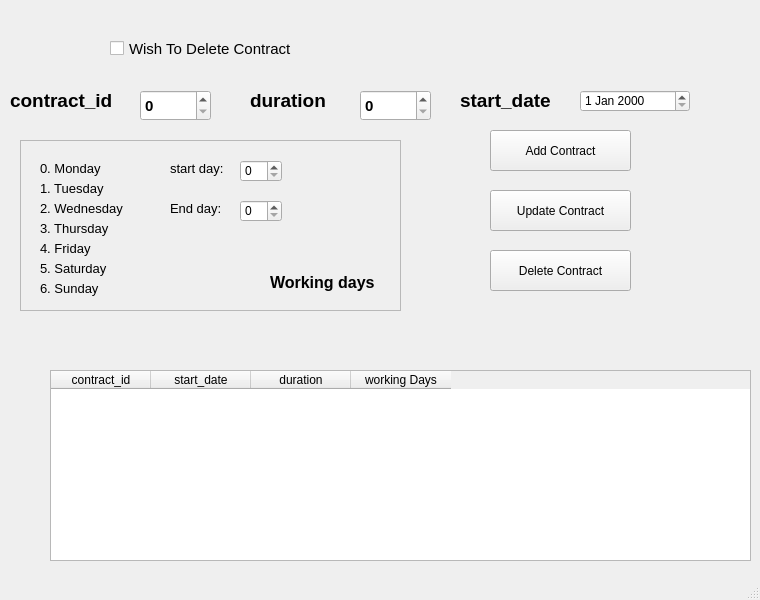
<?xml version="1.0" encoding="UTF-8"?>
<ui version="4.0">
 <class>MainWindow</class>
 <widget class="QMainWindow" name="MainWindow">
  <property name="geometry">
   <rect>
    <x>0</x>
    <y>0</y>
    <width>760</width>
    <height>600</height>
   </rect>
  </property>
  <property name="windowTitle">
   <string>MainWindow</string>
  </property>
  <widget class="QWidget" name="centralwidget">
   <widget class="QWidget" name="widget" native="true">
    <property name="geometry">
     <rect>
      <x>0</x>
      <y>130</y>
      <width>421</width>
      <height>191</height>
     </rect>
    </property>
    <widget class="QFrame" name="frame">
     <property name="geometry">
      <rect>
       <x>20</x>
       <y>10</y>
       <width>381</width>
       <height>171</height>
      </rect>
     </property>
     <property name="frameShape">
      <enum>QFrame::StyledPanel</enum>
     </property>
     <property name="frameShadow">
      <enum>QFrame::Raised</enum>
     </property>
     <widget class="QLabel" name="label_4">
      <property name="geometry">
       <rect>
        <x>20</x>
        <y>20</y>
        <width>71</width>
        <height>16</height>
       </rect>
      </property>
      <property name="font">
       <font>
        <pointsize>10</pointsize>
       </font>
      </property>
      <property name="text">
       <string>0. Monday</string>
      </property>
     </widget>
     <widget class="QLabel" name="label_5">
      <property name="geometry">
       <rect>
        <x>20</x>
        <y>40</y>
        <width>71</width>
        <height>16</height>
       </rect>
      </property>
      <property name="font">
       <font>
        <pointsize>10</pointsize>
       </font>
      </property>
      <property name="text">
       <string>1. Tuesday</string>
      </property>
     </widget>
     <widget class="QLabel" name="label_6">
      <property name="geometry">
       <rect>
        <x>20</x>
        <y>60</y>
        <width>91</width>
        <height>16</height>
       </rect>
      </property>
      <property name="font">
       <font>
        <pointsize>10</pointsize>
       </font>
      </property>
      <property name="text">
       <string>2. Wednesday</string>
      </property>
     </widget>
     <widget class="QLabel" name="label_7">
      <property name="geometry">
       <rect>
        <x>20</x>
        <y>80</y>
        <width>71</width>
        <height>16</height>
       </rect>
      </property>
      <property name="font">
       <font>
        <pointsize>10</pointsize>
       </font>
      </property>
      <property name="text">
       <string>3. Thursday</string>
      </property>
     </widget>
     <widget class="QLabel" name="label_8">
      <property name="geometry">
       <rect>
        <x>20</x>
        <y>100</y>
        <width>71</width>
        <height>16</height>
       </rect>
      </property>
      <property name="font">
       <font>
        <pointsize>10</pointsize>
       </font>
      </property>
      <property name="text">
       <string>4. Friday</string>
      </property>
     </widget>
     <widget class="QLabel" name="label_9">
      <property name="geometry">
       <rect>
        <x>20</x>
        <y>120</y>
        <width>71</width>
        <height>16</height>
       </rect>
      </property>
      <property name="font">
       <font>
        <pointsize>10</pointsize>
       </font>
      </property>
      <property name="text">
       <string>5. Saturday</string>
      </property>
     </widget>
     <widget class="QLabel" name="label_10">
      <property name="geometry">
       <rect>
        <x>20</x>
        <y>140</y>
        <width>71</width>
        <height>16</height>
       </rect>
      </property>
      <property name="font">
       <font>
        <pointsize>10</pointsize>
       </font>
      </property>
      <property name="text">
       <string>6. Sunday</string>
      </property>
     </widget>
     <widget class="QSpinBox" name="startDay">
      <property name="geometry">
       <rect>
        <x>220</x>
        <y>20</y>
        <width>42</width>
        <height>22</height>
       </rect>
      </property>
      <property name="font">
       <font>
        <pointsize>9</pointsize>
       </font>
      </property>
     </widget>
     <widget class="QSpinBox" name="endDay">
      <property name="geometry">
       <rect>
        <x>220</x>
        <y>60</y>
        <width>42</width>
        <height>22</height>
       </rect>
      </property>
      <property name="font">
       <font>
        <pointsize>9</pointsize>
       </font>
      </property>
     </widget>
     <widget class="QLabel" name="label_11">
      <property name="geometry">
       <rect>
        <x>150</x>
        <y>20</y>
        <width>61</width>
        <height>16</height>
       </rect>
      </property>
      <property name="font">
       <font>
        <pointsize>10</pointsize>
       </font>
      </property>
      <property name="text">
       <string>start day:</string>
      </property>
     </widget>
     <widget class="QLabel" name="label_12">
      <property name="geometry">
       <rect>
        <x>150</x>
        <y>60</y>
        <width>61</width>
        <height>16</height>
       </rect>
      </property>
      <property name="font">
       <font>
        <pointsize>10</pointsize>
       </font>
      </property>
      <property name="text">
       <string>End day:</string>
      </property>
     </widget>
     <widget class="QLabel" name="label_13">
      <property name="geometry">
       <rect>
        <x>250</x>
        <y>132</y>
        <width>111</width>
        <height>21</height>
       </rect>
      </property>
      <property name="font">
       <font>
        <pointsize>12</pointsize>
        <weight>75</weight>
        <bold>true</bold>
       </font>
      </property>
      <property name="text">
       <string>Working days</string>
      </property>
     </widget>
    </widget>
   </widget>
   <widget class="QSpinBox" name="contract_id">
    <property name="geometry">
     <rect>
      <x>140</x>
      <y>90</y>
      <width>71</width>
      <height>31</height>
     </rect>
    </property>
    <property name="font">
     <font>
      <pointsize>11</pointsize>
      <weight>75</weight>
      <bold>true</bold>
     </font>
    </property>
   </widget>
   <widget class="QLabel" name="label_3">
    <property name="geometry">
     <rect>
      <x>10</x>
      <y>90</y>
      <width>131</width>
      <height>21</height>
     </rect>
    </property>
    <property name="font">
     <font>
      <pointsize>14</pointsize>
      <weight>75</weight>
      <bold>true</bold>
     </font>
    </property>
    <property name="text">
     <string>contract_id</string>
    </property>
   </widget>
   <widget class="QSpinBox" name="duration">
    <property name="geometry">
     <rect>
      <x>360</x>
      <y>90</y>
      <width>71</width>
      <height>31</height>
     </rect>
    </property>
    <property name="font">
     <font>
      <pointsize>11</pointsize>
      <weight>75</weight>
      <bold>true</bold>
     </font>
    </property>
   </widget>
   <widget class="QLabel" name="label_14">
    <property name="geometry">
     <rect>
      <x>250</x>
      <y>90</y>
      <width>91</width>
      <height>21</height>
     </rect>
    </property>
    <property name="font">
     <font>
      <pointsize>14</pointsize>
      <weight>75</weight>
      <bold>true</bold>
     </font>
    </property>
    <property name="text">
     <string>duration</string>
    </property>
   </widget>
   <widget class="QDateEdit" name="start_date">
    <property name="geometry">
     <rect>
      <x>580</x>
      <y>90</y>
      <width>110</width>
      <height>22</height>
     </rect>
    </property>
   </widget>
   <widget class="QLabel" name="label_15">
    <property name="geometry">
     <rect>
      <x>460</x>
      <y>90</y>
      <width>111</width>
      <height>21</height>
     </rect>
    </property>
    <property name="font">
     <font>
      <pointsize>14</pointsize>
      <weight>75</weight>
      <bold>true</bold>
     </font>
    </property>
    <property name="text">
     <string>start_date</string>
    </property>
   </widget>
   <widget class="QPushButton" name="Add_contract">
    <property name="geometry">
     <rect>
      <x>490</x>
      <y>130</y>
      <width>141</width>
      <height>41</height>
     </rect>
    </property>
    <property name="text">
     <string>Add Contract</string>
    </property>
   </widget>
   <widget class="QPushButton" name="update_contract">
    <property name="geometry">
     <rect>
      <x>490</x>
      <y>190</y>
      <width>141</width>
      <height>41</height>
     </rect>
    </property>
    <property name="text">
     <string>Update Contract</string>
    </property>
   </widget>
   <widget class="QPushButton" name="delete_contract">
    <property name="geometry">
     <rect>
      <x>490</x>
      <y>250</y>
      <width>141</width>
      <height>41</height>
     </rect>
    </property>
    <property name="text">
     <string>Delete Contract</string>
    </property>
   </widget>
   <widget class="QCheckBox" name="checkBoxdel">
    <property name="geometry">
     <rect>
      <x>110</x>
      <y>40</y>
      <width>191</width>
      <height>17</height>
     </rect>
    </property>
    <property name="font">
     <font>
      <pointsize>11</pointsize>
     </font>
    </property>
    <property name="text">
     <string>Wish To Delete Contract</string>
    </property>
   </widget>
   <widget class="QTableWidget" name="contractTable">
    <property name="geometry">
     <rect>
      <x>50</x>
      <y>370</y>
      <width>701</width>
      <height>191</height>
     </rect>
    </property>
    <column>
     <property name="text">
      <string>contract_id</string>
     </property>
    </column>
    <column>
     <property name="text">
      <string>start_date</string>
     </property>
    </column>
    <column>
     <property name="text">
      <string>duration</string>
     </property>
    </column>
    <column>
     <property name="text">
      <string>working Days</string>
     </property>
    </column>
   </widget>
  </widget>
  <widget class="QMenuBar" name="menubar">
   <property name="geometry">
    <rect>
     <x>0</x>
     <y>0</y>
     <width>760</width>
     <height>21</height>
    </rect>
   </property>
  </widget>
  <widget class="QStatusBar" name="statusbar"/>
 </widget>
 <resources/>
 <connections/>
</ui>
